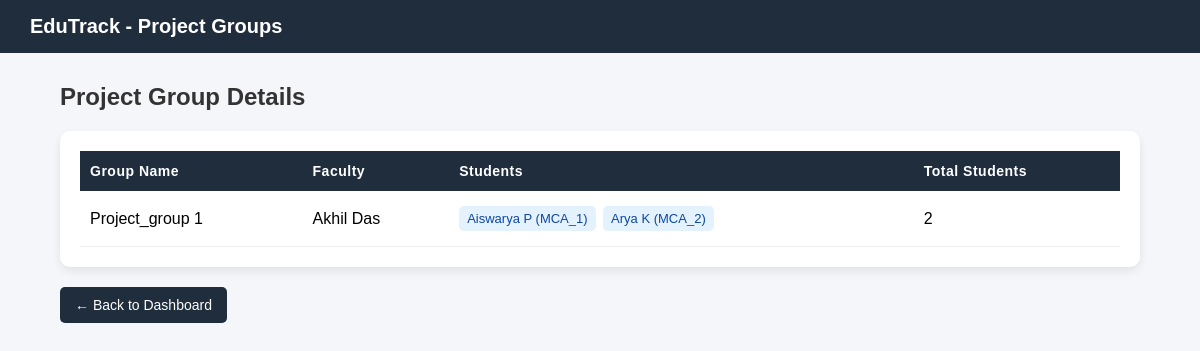
The page /WAdmin/project-groups/ on the database its author committed.
### Admin/models.py (models this page shows, shortened)
class ProjectGroup(models.Model):
    group_name = models.CharField(max_length=100)
    faculty = models.ForeignKey(Faculty, on_delete=models.CASCADE)
    students = models.ManyToManyField(Student)

class Faculty(models.Model):
    faculty_id = models.CharField(max_length=20, unique=True)
    name = models.CharField(max_length=100)
    email = models.EmailField(unique=True)
    phone = models.CharField(max_length=15)
    department = models.CharField(max_length=50)
    designation = models.CharField(max_length=50)
    password = models.CharField(max_length=100)

class Student(models.Model):
    admission_number = models.CharField(max_length=30, unique=True)
    name = models.CharField(max_length=100)
    email = models.EmailField(unique=True)
    phone = models.CharField(max_length=15)
    department = models.CharField(max_length=50)
    course = models.CharField(max_length=10)  # BCA / MCA
    academic_batch = models.CharField(max_length=20)  # previously course_batch
    file_batch = models.CharField(max_length=5)  # A/B/C/D
    password = models.CharField(max_length=255)

### Admin/views.py (the view)
# urls.py: path('project-groups/', views.view_project_groups, name='view_project_groups'),
def view_project_groups(request):
    groups = ProjectGroup.objects.all()
    return render(request, 'Admin/view_project_group.html', {'groups': groups})

### Admin/templates/Admin/view_project_group.html (shortened to what this page needs)
<!doctype html>
<html lang="en">
  <head>
  </head>
  <body>
    <div class="navbar">EduTrack - Project Groups</div>
    <div class="container">
      <h2>Project Group Details</h2>
      <div class="card">
        {% if groups %}
        <table>
          <thead>
            <tr>
              <th>Group Name</th>
              <th>Faculty</th>
              <th>Students</th>
              <th>Total Students</th>
            </tr>
          </thead>
          <tbody>
            {% for group in groups %}
            <tr>
              <td>{{ group.group_name }}</td>
              <td>{{ group.faculty.name }}</td>
              <td>
                <div class="students-list">
                  {% for student in group.students.all %}
                  <span>
                    {{ student.name }} ({{ student.admission_number }})
                  </span>
                  {% empty %} No Students Assigned {% endfor %}
                </div>
              </td>
              <td>{{ group.students.count }}</td>
            </tr>
            {% endfor %}
          </tbody>
        </table>
        {% else %}
        <div class="empty-message">No Project Groups Created Yet.</div>
        {% endif %}
      </div>
      <a href="{% url 'WAdmin:admin_dashboard' %}" class="back-btn">
        ← Back to Dashboard
      </a>
    </div>
  </body>
</html>

### Admin/templates/Admin/view_project_group.html (style rules this page uses)
body { font-family: Arial, sans-serif; background-color: #f4f6f9; margin: 0; padding: 0; }
.navbar { background-color: #1f2d3d; color: white; padding: 15px 30px; font-size: 20px; font-weight: bold; }
.container { width: 90%; margin: 30px auto; }
h2 { margin-bottom: 20px; color: #333; }
.card { background: white; border-radius: 10px; padding: 20px; box-shadow: 0px 4px 10px rgba(0, 0, 0, 0.08); }
table { width: 100%; border-collapse: collapse; }
thead { background-color: #1f2d3d; color: white; }
th, td { padding: 12px 10px; text-align: left; }
th { font-size: 14px; letter-spacing: 0.5px; }
tbody tr { border-bottom: 1px solid #eee; }
.students-list span { display: inline-block; background: #e3f2fd; color: #0d47a1; padding: 5px 8px; border-radius: 5px; margin: 3px 3px 3px 0; font-size: 13px; }
.back-btn { display: inline-block; margin-top: 20px; text-decoration: none; padding: 10px 15px; background-color: #1f2d3d; color: white; border-radius: 5px; font-size: 14px; }

### rows shown on the page
ProjectGroup: group_name "Project_group 1", faculty.name "Akhil Das", students.count "2"
Student: name "Aiswarya P", admission_number "MCA_1"
Student: name "Arya K", admission_number "MCA_2"
